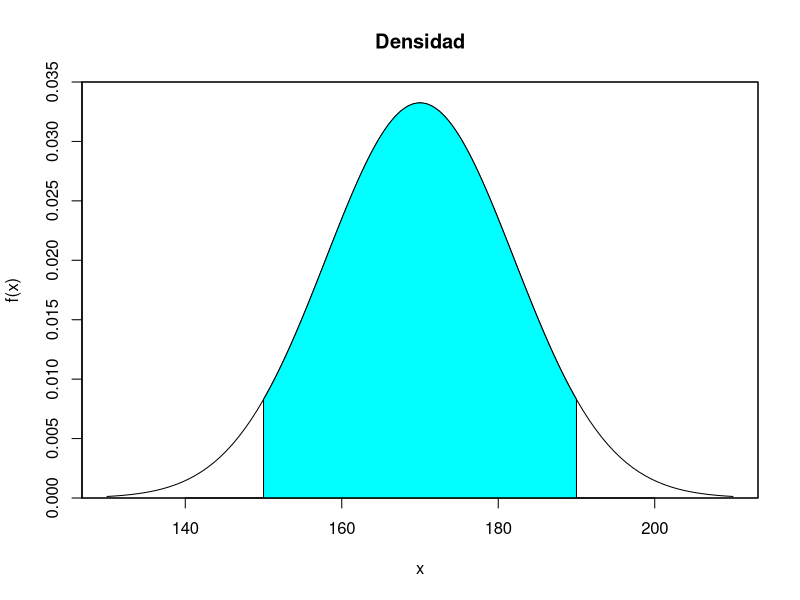
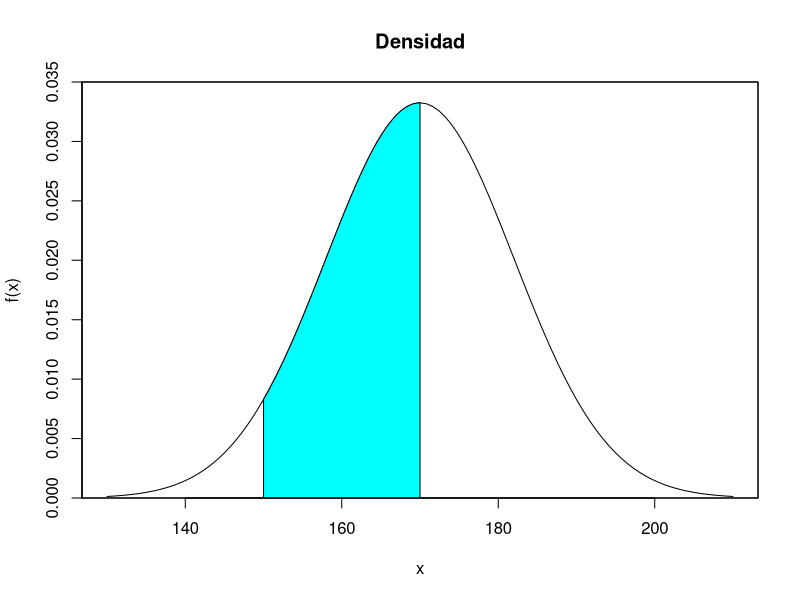

Write the R code that produced these figures, in order.
## ---- chunk 1
knitr::opts_chunk$set(echo = TRUE)


## ---- chunk 2
regionX=seq(150,190,0.01)            
xP <- c(150,regionX,190)           
yP <- c(0,dnorm(regionX,170,12),0)   
curve(dnorm(x,170,12),xlim=c(130,210),yaxs="i",ylim=c(0,0.035),ylab="f(x)",
      main='Densidad') 
polygon(xP,yP,col="cyan")
box()
## ---- chunk 3
knitr::opts_chunk$set(echo = FALSE)
## ---- chunk 4
regionX=seq(150,170,0.01)            
xP <- c(150,regionX,170)           
yP <- c(0,dnorm(regionX,170,12),0)   
curve(dnorm(x,170,12),xlim=c(130,210),yaxs="i",ylim=c(0,0.035),ylab="f(x)",
      main='Densidad') 
polygon(xP,yP,col="cyan")
box()
